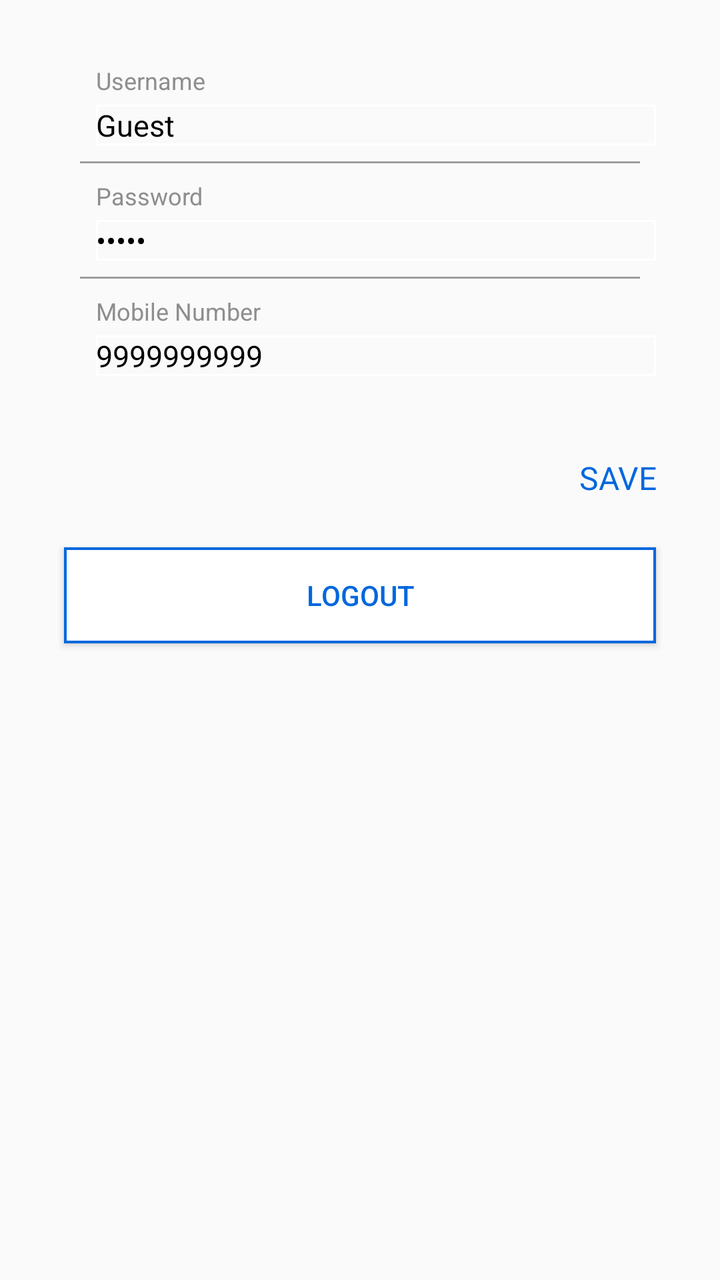
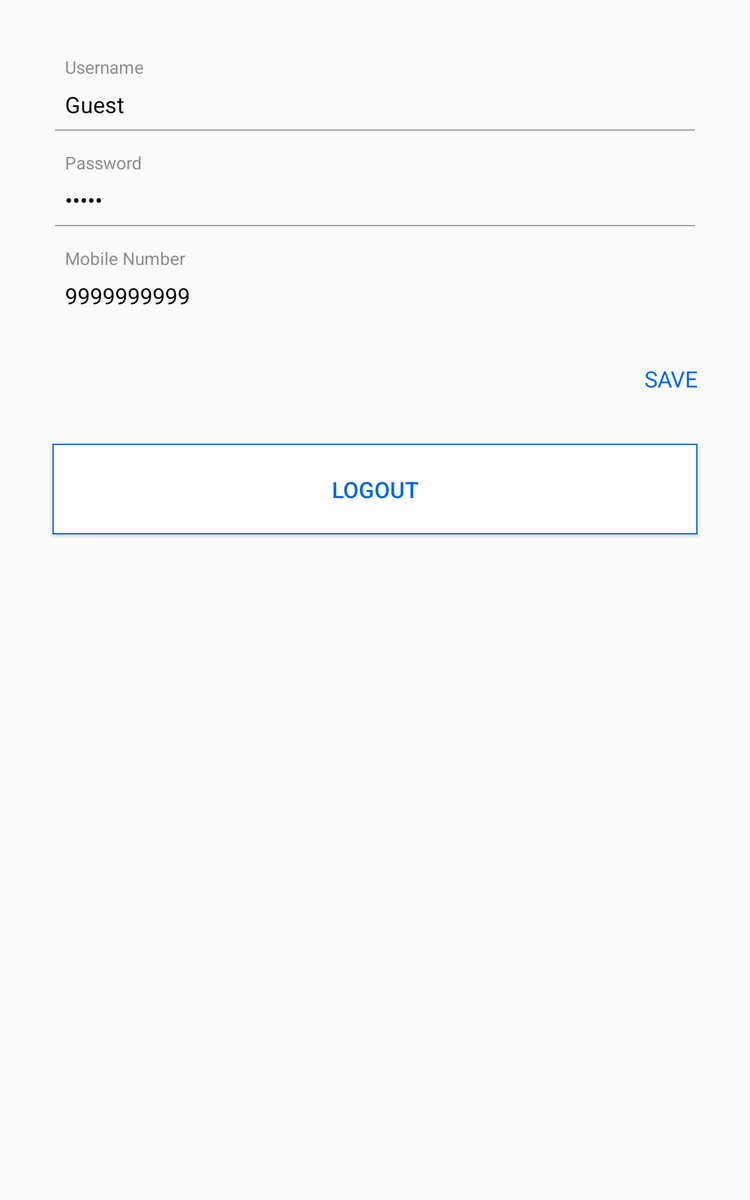

The same Android screen from two of the app's own layout files: first res/layout/ as a phone draws it, then the repository's variant for another configuration, drawn on a device whose configuration selects that folder. Both files follow.
<!-- AndroidManifest.xml: application theme AppTheme -->
<!-- res/layout/fragment_profile.xml -->
<?xml version="1.0" encoding="utf-8"?>
<LinearLayout xmlns:android="http://schemas.android.com/apk/res/android"
    android:orientation="vertical" android:layout_width="match_parent"
    android:layout_height="match_parent"
    android:padding="16dp">

    <LinearLayout android:id="@+id/fp_ll"
        android:layout_width="match_parent"
        android:layout_height="wrap_content"
        android:orientation="vertical"
        android:background="@drawable/rect_ash_stroke_bg_single_line"
        android:padding="16dp">

    <TextView android:layout_width="wrap_content"
        android:layout_height="wrap_content"
        android:textSize="12sp"
        android:textColor="#8e8e8e"
        android:text="@string/username"
        android:layout_marginLeft="16dp"/>

    <LinearLayout
        android:layout_width="match_parent"
        android:layout_height="wrap_content"
        android:orientation="horizontal">
    <EditText android:id="@+id/fp_tv_username"
        android:layout_width="wrap_content"
        android:layout_height="wrap_content"
        android:textSize="15sp"
        android:textColor="@color/colorBlack"
        android:text="Guest"
        android:layout_marginLeft="16dp"
        android:layout_marginTop="4dp"
        android:layout_weight="1"
        android:background="@drawable/et_bg"/>

        <ImageButton android:id="@+id/fp_ib_username"
            android:layout_width="wrap_content"
            android:layout_height="wrap_content"
            android:src="@drawable/m_edit"
            android:background="@color/colorWhite"/>

    </LinearLayout>

    <View
        android:layout_width="match_parent"
        android:layout_height="1dp"
        android:background="@color/colorAshLight"
        android:layout_marginTop="8dp"
        android:layout_marginBottom="8dp"
        android:layout_marginLeft="8dp"
        android:layout_marginRight="8dp"/>

    <TextView
        android:layout_width="wrap_content"
        android:layout_height="wrap_content"
        android:textSize="12sp"
        android:textColor="#8e8e8e"
        android:text="@string/password"
        android:layout_marginLeft="16dp" />

    <LinearLayout
        android:layout_width="match_parent"
        android:layout_height="wrap_content"
        android:orientation="horizontal">
        <EditText android:id="@+id/fp_tv_password"
            android:layout_width="wrap_content"
            android:layout_height="wrap_content"
            android:textSize="15sp"
            android:textColor="@color/colorBlack"
            android:text="Guest"
            android:layout_marginLeft="16dp"
            android:layout_marginTop="4dp"
            android:layout_weight="1"
            android:inputType="textPassword"
            android:background="@drawable/et_bg"/>

        <ImageButton android:id="@+id/fp_ib_password"
            android:layout_width="wrap_content"
            android:layout_height="wrap_content"
            android:src="@drawable/m_edit"
            android:background="@color/colorWhite"/>

    </LinearLayout>
    <View
        android:layout_width="match_parent"
        android:layout_height="1dp"
        android:background="@color/colorAshLight"
        android:layout_marginTop="8dp"
        android:layout_marginBottom="8dp"
        android:layout_marginLeft="8dp"
        android:layout_marginRight="8dp"/>
    <TextView android:layout_width="wrap_content"
        android:layout_height="wrap_content"
        android:textSize="12sp"
        android:textColor="#8e8e8e"
        android:text="@string/mobile_number"
        android:layout_marginLeft="16dp" />

    <LinearLayout
        android:layout_width="match_parent"
        android:layout_height="wrap_content"
        android:orientation="horizontal">
        <EditText android:id="@+id/fp_tv_mobile_number"
            android:layout_width="wrap_content"
            android:layout_height="wrap_content"
            android:textSize="15sp"
            android:textColor="@color/colorBlack"
            android:text="9999999999"
            android:layout_marginLeft="16dp"
            android:layout_marginTop="4dp"
            android:layout_weight="1"
            android:background="@drawable/et_bg"/>

        <ImageButton android:id="@+id/fp_ib_mobile_number"
            android:layout_width="wrap_content"
            android:layout_height="wrap_content"
            android:src="@drawable/m_edit"
            android:background="@color/colorWhite"/>

    </LinearLayout>

    </LinearLayout>

    <TextView android:id="@+id/fp_tv_save"
        android:layout_width="match_parent"
        android:layout_height="wrap_content"
        android:layout_marginLeft="16dp"
        android:layout_marginRight="16dp"
        android:layout_marginTop="24dp"
        android:layout_marginBottom="24dp"
        android:text="@string/save"
        android:textColor="@color/colorTextBlue"
        android:textSize="16sp"
        android:textAllCaps="true"
        android:gravity="right"/>

    <Button android:id="@+id/fp_bt_logout"
        android:layout_width="match_parent"
        android:layout_height="wrap_content"
        android:text="@string/logout"
        android:textColor="@color/colorTextBlue"
        android:background="@drawable/rect_blue_stroke_bg_nc"
        android:layout_marginLeft="16dp"
        android:layout_marginRight="16dp"/>

</LinearLayout>
<!-- resources referenced by this layout -->
<resources>
  <color name="colorAshLight">#9e9e9e</color>
  <color name="colorBlack">#000000</color>
  <color name="colorTextBlue">#0067de</color>
  <color name="colorWhite">#ffffff</color>
  <!-- drawable et_bg (drawable) -->
  <?xml version="1.0" encoding="utf-8"?>
  <shape android:shape="rectangle"
      xmlns:android="http://schemas.android.com/apk/res/android">
      <stroke android:color="@color/colorWhite" android:width="1dp"/>
  
  </shape>
  <!-- drawable rect_blue_stroke_bg_nc (drawable) -->
  <?xml version="1.0" encoding="utf-8"?>
  <shape android:shape="rectangle"
      xmlns:android="http://schemas.android.com/apk/res/android">
      <solid android:color="@color/colorWhite"/>
      <stroke android:color="@color/colorTextBlue" android:width="1.2dp"/>
  </shape>
  <string name="logout">Logout</string>
  <string name="mobile_number">Mobile Number</string>
  <string name="password">Password</string>
  <string name="save">Save</string>
  <string name="username">Username</string>
  <style name="AppTheme" parent="Theme.AppCompat.Light.NoActionBar">
          
          <item name="colorPrimary">@color/colorPrimary</item>
          <item name="colorPrimaryDark">@color/colorPrimaryDark</item>
          <item name="colorAccent">@color/colorAccent</item>
          <item name="drawerArrowStyle">@style/DrawerArrowStyle</item>
      </style>
  <color name="colorPrimary">#414040</color>
  <color name="colorPrimaryDark">#616161</color>
  <color name="colorAccent">#616161</color>
  <style name="DrawerArrowStyle" parent="@style/Widget.AppCompat.DrawerArrowToggle">
          <item name="spinBars">true</item>
          <item name="color">@android:color/white</item>
      </style>
</resources>
<!-- res/layout-large/fragment_profile.xml (the repository's variant of the layout above) -->
<!-- drawn on a 7-inch tablet held upright -->
<?xml version="1.0" encoding="utf-8"?>
<LinearLayout xmlns:android="http://schemas.android.com/apk/res/android"
    android:orientation="vertical" android:layout_width="match_parent"
    android:layout_height="match_parent"
    android:padding="18dp"
    android:layout_marginTop="8dp">

    <LinearLayout android:id="@+id/fp_ll"
        android:layout_width="match_parent"
        android:layout_height="wrap_content"
        android:orientation="vertical"
        android:background="@drawable/rect_ash_stroke_bg_single_line"
        android:padding="18dp">

        <TextView android:layout_width="wrap_content"
            android:layout_height="wrap_content"
            android:textSize="14sp"
            android:textColor="#8e8e8e"
            android:text="@string/username"
            android:layout_marginLeft="16dp"/>

        <LinearLayout
            android:layout_width="match_parent"
            android:layout_height="wrap_content"
            android:orientation="horizontal">
            <TextView android:layout_width="wrap_content"
                android:layout_height="wrap_content"
                android:textSize="18sp"
                android:textColor="@color/colorBlack"
                android:text="Guest"
                android:layout_marginLeft="16dp"
                android:layout_marginTop="8dp"
                android:layout_weight="1"/>

            <ImageButton
                android:layout_width="wrap_content"
                android:layout_height="wrap_content"
                android:src="@drawable/m_edit"
                android:background="@color/colorWhite"/>

        </LinearLayout>

        <View
            android:layout_width="match_parent"
            android:layout_height="1dp"
            android:background="@color/colorAshLight"
            android:layout_marginTop="8dp"
            android:layout_marginBottom="16dp"
            android:layout_marginLeft="8dp"
            android:layout_marginRight="8dp"/>

        <TextView android:layout_width="wrap_content"
            android:layout_height="wrap_content"
            android:textSize="14sp"
            android:textColor="#8e8e8e"
            android:text="@string/password"
            android:layout_marginLeft="16dp" />

        <LinearLayout
            android:layout_width="match_parent"
            android:layout_height="wrap_content"
            android:orientation="horizontal">
            <TextView android:layout_width="wrap_content"
                android:layout_height="wrap_content"
                android:textSize="18sp"
                android:textColor="@color/colorBlack"
                android:text="Guest"
                android:layout_marginLeft="16dp"
                android:layout_marginTop="8dp"
                android:layout_weight="1"
                android:inputType="textPassword"/>

            <ImageButton
                android:layout_width="wrap_content"
                android:layout_height="wrap_content"
                android:src="@drawable/m_edit"
                android:background="@color/colorWhite"/>

        </LinearLayout>
        <View
            android:layout_width="match_parent"
            android:layout_height="1dp"
            android:background="@color/colorAshLight"
            android:layout_marginTop="8dp"
            android:layout_marginBottom="16dp"
            android:layout_marginLeft="8dp"
            android:layout_marginRight="8dp"/>
        <TextView android:layout_width="wrap_content"
            android:layout_height="wrap_content"
            android:textSize="14sp"
            android:textColor="#8e8e8e"
            android:text="@string/mobile_number"
            android:layout_marginLeft="16dp" />

        <LinearLayout
            android:layout_width="match_parent"
            android:layout_height="wrap_content"
            android:orientation="horizontal">
            <TextView android:layout_width="wrap_content"
                android:layout_height="wrap_content"
                android:textSize="18sp"
                android:textColor="@color/colorBlack"
                android:text="9999999999"
                android:layout_marginLeft="16dp"
                android:layout_marginTop="8dp"
                android:layout_weight="1" />

            <ImageButton
                android:layout_width="wrap_content"
                android:layout_height="wrap_content"
                android:src="@drawable/m_edit"
                android:background="@color/colorWhite"/>

        </LinearLayout>

    </LinearLayout>

    <TextView
        android:layout_width="match_parent"
        android:layout_height="wrap_content"
        android:layout_marginLeft="24dp"
        android:layout_marginRight="24dp"
        android:layout_marginTop="24dp"
        android:layout_marginBottom="24dp"
        android:text="@string/save"
        android:textColor="@color/colorTextBlue"
        android:textSize="18sp"
        android:textAllCaps="true"
        android:gravity="right"/>

    <Button
        android:layout_width="match_parent"
        android:layout_height="wrap_content"
        android:text="@string/logout"
        android:textColor="@color/colorTextBlue"
        android:background="@drawable/rect_blue_stroke_bg_nc"
        android:layout_marginLeft="24dp"
        android:layout_marginRight="24dp"
        android:padding="24dp"
        android:textSize="18sp"
        android:layout_marginTop="16dp"/>

</LinearLayout>
<!-- resources referenced by the variant -->
<!-- as a 7-inch tablet held upright resolves them -->
<resources>
  <color name="colorAshLight">#9e9e9e</color>
  <color name="colorBlack">#000000</color>
  <color name="colorTextBlue">#0067de</color>
  <color name="colorWhite">#ffffff</color>
  <!-- drawable rect_blue_stroke_bg_nc (drawable) -->
  <?xml version="1.0" encoding="utf-8"?>
  <shape android:shape="rectangle"
      xmlns:android="http://schemas.android.com/apk/res/android">
      <solid android:color="@color/colorWhite"/>
      <stroke android:color="@color/colorTextBlue" android:width="1.2dp"/>
  </shape>
  <string name="logout">Logout</string>
  <string name="mobile_number">Mobile Number</string>
  <string name="password">Password</string>
  <string name="save">Save</string>
  <string name="username">Username</string>
  <style name="AppTheme" parent="Theme.AppCompat.Light.NoActionBar">
          
          <item name="colorPrimary">@color/colorPrimary</item>
          <item name="colorPrimaryDark">@color/colorPrimaryDark</item>
          <item name="colorAccent">@color/colorAccent</item>
          <item name="drawerArrowStyle">@style/DrawerArrowStyle</item>
      </style>
  <color name="colorPrimary">#414040</color>
  <color name="colorPrimaryDark">#616161</color>
  <color name="colorAccent">#616161</color>
  <style name="DrawerArrowStyle" parent="@style/Widget.AppCompat.DrawerArrowToggle">
          <item name="spinBars">true</item>
          <item name="color">@android:color/white</item>
      </style>
</resources>
